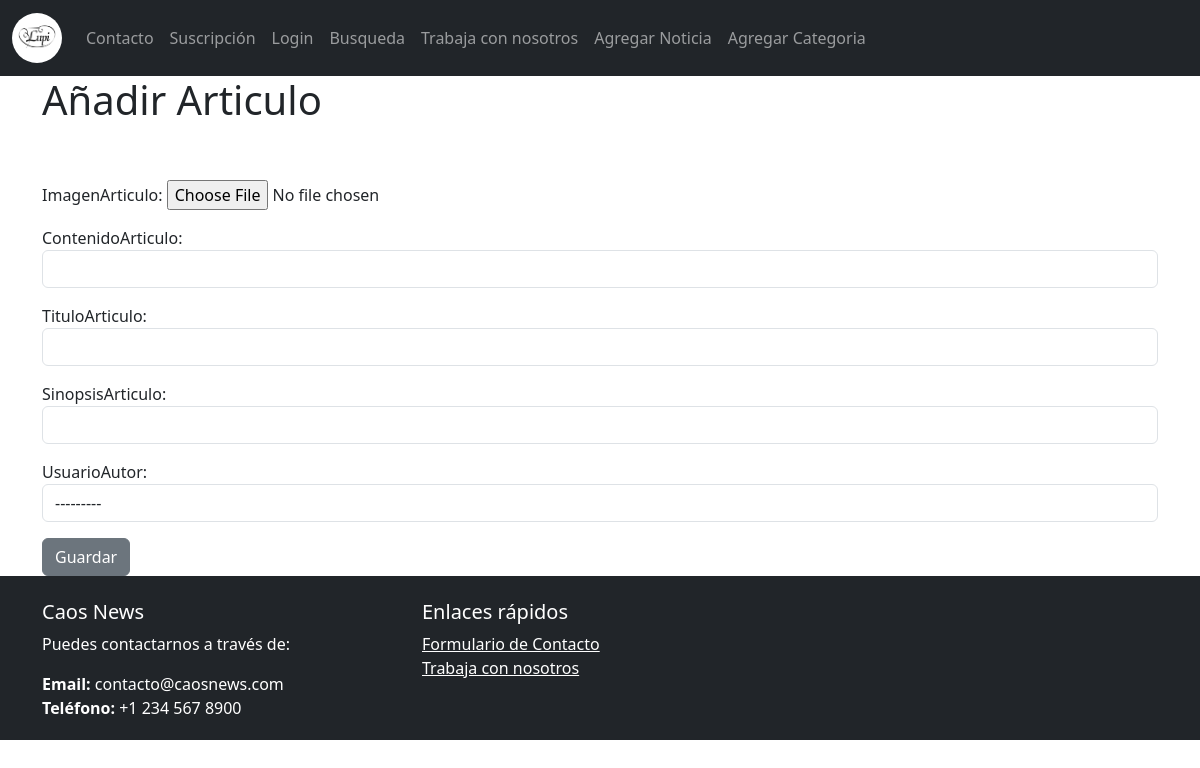
/SitioWebNoticiasCaos/agregarnoticia/, run on an earlier commit of the app's database.
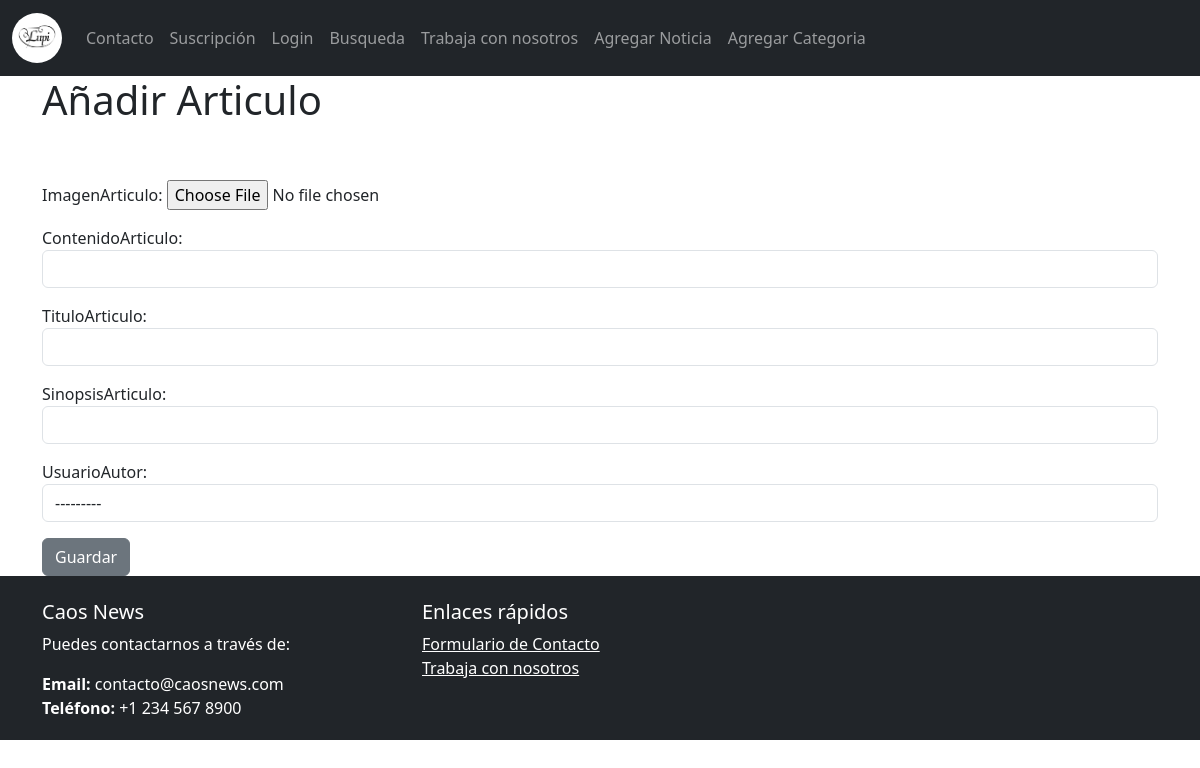
And on a later commit of the database.
### SitioWebNoticiasCaos/models.py (models this page shows)
class Autor (models.Model):
    usuarioAutor = models.OneToOneField(User, on_delete=models.CASCADE)
    priNomAutor = models.CharField(max_length=15)
    segNomAutor = models.CharField(max_length=15)
    apPaternoAutor = models.CharField(max_length=15)
    apMaternoAutor = models.CharField(max_length=15)
    fonoAutor = models.CharField(max_length=11)
    correoElectronico = models.CharField(max_length=40, default="example@email.com")
    def __str__(self):
        return str(self.usuarioAutor)

### SitioWebNoticiasCaos/views.py (the view)
# urls.py: path('agregarnoticia/', AgregarArticulo.as_view(), name='agregarnoticia'),
class AgregarArticulo(CreateView):
    model = Articulo
    form_class = ArticuloForm
    template_name = 'SitioWebNoticiasCaos/creararticulo.html'

### SitioWebNoticiasCaos/forms.py
class ArticuloForm(forms.ModelForm):
    class Meta:
        model = Articulo
        fields = {'tituloArticulo',
                    'sinopsisArticulo',
                    'contenidoArticulo',
                    'imagenArticulo',
                    'usuarioAutor'}
        widgets = { 'tituloArticulo' : forms.TextInput(attrs={'class': 'form-control' }),
                    'sinopsisArticulo': forms.TextInput(attrs={'class': 'form-control' }),
                    'contenidoArticulo': forms.TextInput(attrs={'class': 'form-control' }),
                    'usuarioAutor': forms.Select(attrs={'class':'form-control'}),
                    }

### SitioWebNoticiasCaos/templates/SitioWebNoticiasCaos/creararticulo.html (shortened to what this page needs)
{% extends 'SitioWebNoticiasCaos/base_template.html' %}
{% block content %}
   <h1> Añadir Articulo</h1>
   <br/><br/>
   <div class="form-group">
        <form method="POST" enctype="multipart/form-data">
            {{ form.as_p }}
            <button class="btn btn-secondary">Guardar</button>
        </form>
   </div>
{% endblock %}

### SitioWebNoticiasCaos/templates/SitioWebNoticiasCaos/base_template.html (shortened to what this page needs)
{% load static %}
<!DOCTYPE html>
<html lang="en">
<head>
  <link href="https://cdn.jsdelivr.net/npm/bootstrap@5.3.3/dist/css/bootstrap.min.css" rel="stylesheet"
>
    <link rel="stylesheet" href="{% static 'css/style.css' %}">
    {% load django_bootstrap5 %}
    {% bootstrap_css %}
  </head>
  <body>
    <nav class="navbar navbar-expand-lg bg-dark navbar-dark">
      <div class="container-fluid">
          <a class="navbar-brand" href="{% url 'indexprueba' %}">
              <img src="{% static 'img/logo2.jpg' %}" alt="Logo de Caos News" class="img-fluid rounded-circle" style="max-height: 50px;">
          </a>
          <div class="collapse navbar-collapse" id="navbarNav">
              <ul class="navbar-nav me-auto mb-2 mb-lg-0">
                  <li class="nav-item">
                      <a class="nav-link" href="{% url 'contacto' %}">Contacto</a>
                  </li>
                  <li class="nav-item">
                      <a class="nav-link" href="{% url 'suscripcion' %}">Suscripción</a>
                  </li>
                  <li class="nav-item">
                      <a class="nav-link" href="{% url 'login' %}">Login</a>
                  </li>
                  <li class="nav-item">
                      <a class="nav-link" href="{% url 'busqueda' %}">Busqueda</a>
                  </li>
                  <li class="nav-item">
                      <a class="nav-link" href="{% url 'contacto_laboral' %}">Trabaja con nosotros</a>
                  <li class="nav-item">
                      <a class="nav-link" href="{% url 'agregarnoticia' %}">Agregar Noticia</a>
                  </li>
                  <li class="nav-item">
                    <a class="nav-link" href="{% url 'agregar_categoria' %}">Agregar Categoria</a>
                </li>
              </ul>
          </div>
      </div>
  </nav>
      <div class="container">
        {% block content %}
          {% endblock %}
      </div>
  <footer class="bg-dark text-white py-1 pt-4 fixed-md-bottom">
    <div class="container">
        <div class="row">
            <div class="col-md-4">
                <h5>Caos News</h5>
                <p>Puedes contactarnos a través de:</p>
                <ul class="list-unstyled">
                <li><strong>Email:</strong> contacto@caosnews.com</li>
                <li><strong>Teléfono:</strong> +1 234 567 8900</li>
                </ul>
            </div>
            <div class="col-md-4">
                <h5>Enlaces rápidos</h5>
                <ul class="list-unstyled">
                    <li><a href="{% url 'contacto' %}" class="text-white">Formulario de Contacto</a></li>
                    <li><a href="{% url 'contacto_laboral' %}" class="text-white">Trabaja con nosotros</a></li>
                </ul>
            </div>
        </div>
    </div>
  </footer>
  </body>
</html>

### static/css/style.css (style rules this page uses)
body { position: relative; min-height: 100vh; }

What changed in the data, as far as the page shows it:
added Autor: usuarioAutor "---------"
Also different on the page:
form field usuarioAutor: "---------" → (not shown)
